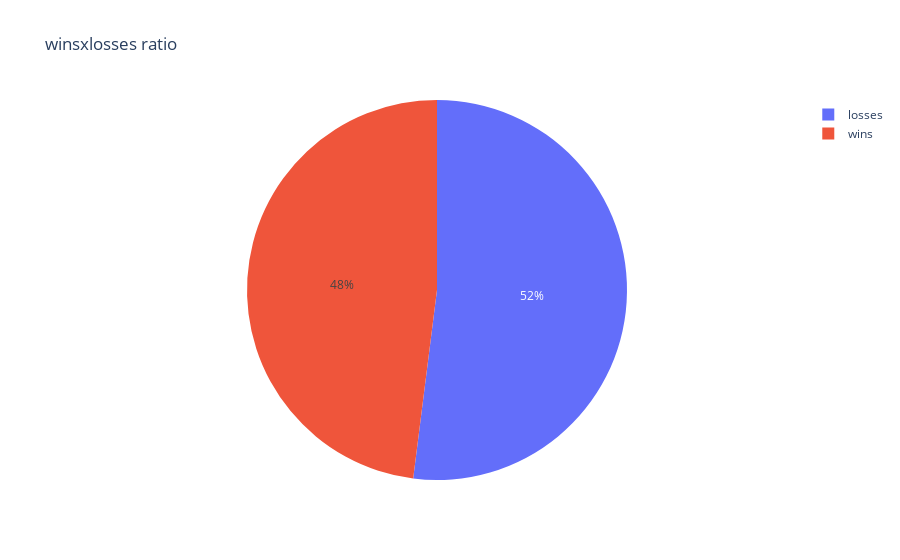

Notebook code cell kept with this figure:
### Code cell
w_counter = battles_df["result"].apply(lambda x:1 if x == "victory" else 0).sum()
l_counter = len(battles_df["result"]) - w_counter
fig = px.pie(values=[w_counter,l_counter], names=["wins","losses"], title="winsxlosses ratio")
fig.show()

### Figure 1 — Plotly figure (JSON) as saved in the notebook; plotly's stock layout.template omitted (floating-point values rounded to 4 significant figures)
{"data": [{"domain": {"x": [0, 1], "y": [0, 1]}, "hovertemplate": "label=%{label}<br>value=%{value}<extra></extra>", "labels": ["wins", "losses"], "legendgroup": "", "name": "", "showlegend": true, "type": "pie", "values": [12, 13]}], "layout": {"legend": {"tracegroupgap": 0}, "title": {"text": "winsxlosses ratio"}}}
